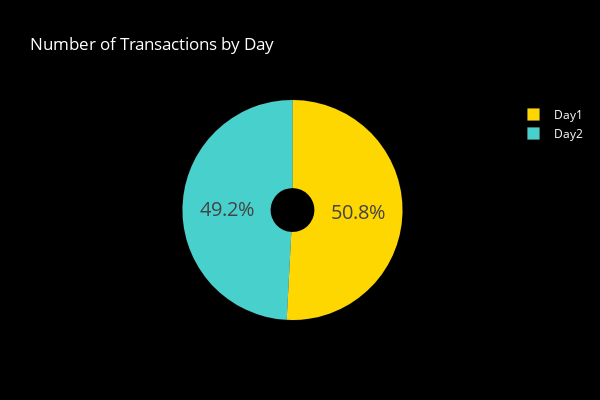

Notebook code for this chart:
### Code cell
colors = ['gold', 'mediumturquoise']
labels = ['Day1','Day2']
values = df['Day'].value_counts()
fig = go.Figure(data=[go.Pie(labels = labels,
                             values=values,hole=.2)])
fig.update_traces(textfont_size=20, marker=dict(colors=colors, line=dict(color='white', width=0.1)))
fig.update_layout(
    title_text="Number of Transactions by Day",
    title_font_color="white",
    legend_title_font_color="yellow",
    paper_bgcolor="black",
    plot_bgcolor='black',
    font_color="white",
    height=400,
    width=600,
)
fig.show()

### Figure 1 — Plotly figure (JSON) as saved in the notebook; plotly's stock layout.template omitted (floating-point values rounded to 4 significant figures)
{"data": [{"hole": 0.2, "labels": ["Day1", "Day2"], "marker": {"colors": ["gold", "mediumturquoise"], "line": {"color": "white", "width": 0.1}}, "textfont": {"size": 20}, "type": "pie", "values": [144236, 139490]}], "layout": {"font": {"color": "white"}, "height": 400, "legend": {"title": {"font": {"color": "yellow"}}}, "paper_bgcolor": "black", "plot_bgcolor": "black", "title": {"font": {"color": "white"}, "text": "Number of Transactions by Day"}, "width": 600}}
